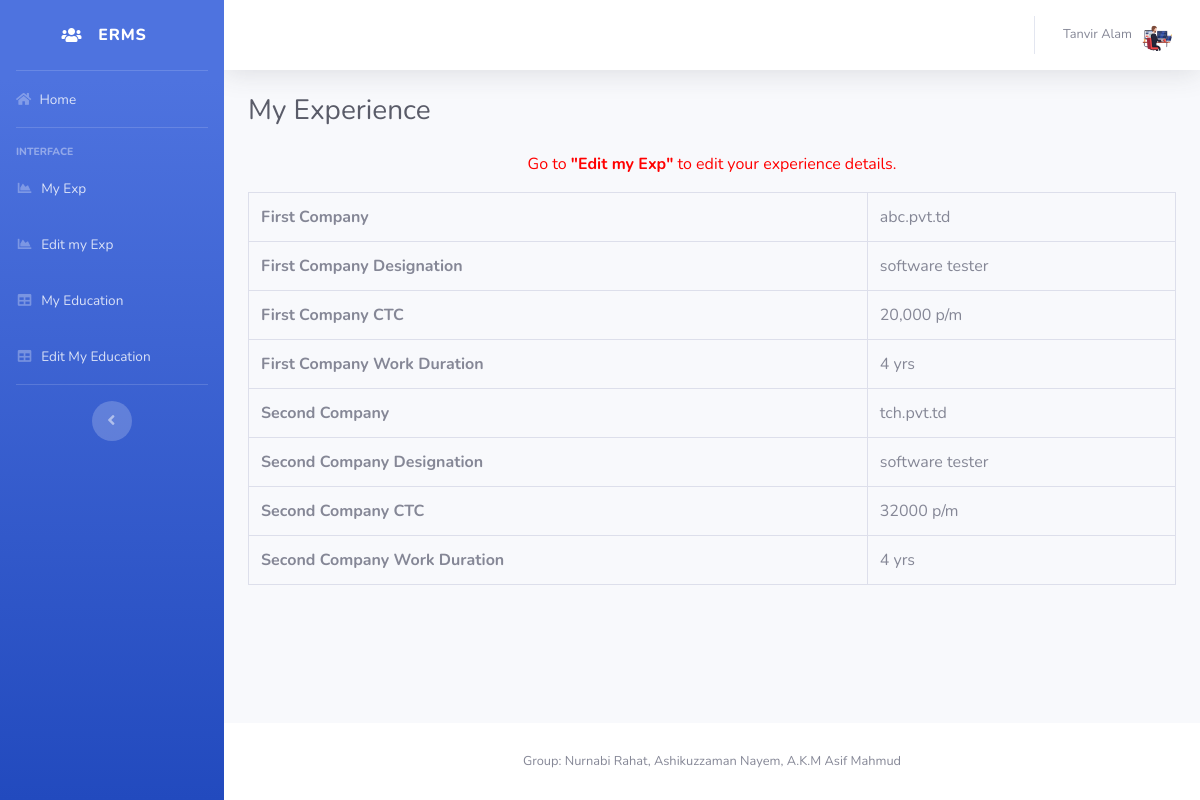
Page /myexp.php (signed in) on the committed database.
### tables this page shows
CREATE TABLE `employeedetail` (
  `ID` int(11) NOT NULL,
  `Name` varchar(50) NOT NULL,
  `EmpFname` varchar(50) DEFAULT NULL,
  `EmpLName` varchar(50) NOT NULL,
  `EdID` varchar(5) DEFAULT NULL,
  `Designation` varchar(120) DEFAULT NULL,
  `EmpContactNo` varchar(15) DEFAULT NULL,
  `EmpGender` enum('Male','Female') DEFAULT NULL,
  `BirthDate` date DEFAULT NULL,
  `EmpJoingdate` date DEFAULT NULL,
  `PostingDate` timestamp NOT NULL DEFAULT current_timestamp()
);

CREATE TABLE `empexpireince` (
  `ID` int(11) NOT NULL,
  `ExpID` varchar(5) DEFAULT NULL,
  `Employer1Name` varchar(75) DEFAULT NULL,
  `Employer1Designation` varchar(50) DEFAULT NULL,
  `Employer1CTC` varchar(50) DEFAULT NULL,
  `Employer1WorkDuration` varchar(11) DEFAULT NULL,
  `Employer2Name` varchar(75) DEFAULT NULL,
  `Employer2Designation` varchar(50) DEFAULT NULL,
  `Employer2CTC` varchar(50) DEFAULT NULL,
  `Employer2WorkDuration` varchar(11) DEFAULT NULL,
  `Employer3Name` varchar(75) DEFAULT NULL,
  `Employer3Designation` varchar(50) DEFAULT NULL,
  `Employer3CTC` varchar(50) DEFAULT NULL,
  `Employer3WorkDuration` varchar(11) DEFAULT NULL
);

### myexp.php (the view, shortened to what this page needs)
<?php
include('includes/dbconnection.php');
if (strlen($_SESSION['uid']==0)) {
  header('location:logout.php');
  } else{
  ?>
<!DOCTYPE html>
<html lang="en">
<head>
  <link href="vendor/fontawesome-free/css/all.min.css" rel="stylesheet" type="text/css">
  <link href="css/sb-admin-2.min.css" rel="stylesheet">
</head>
<body id="page-top">
  <div id="wrapper">
  <?php include_once('includes/sidebar.php')?>
    <div id="content-wrapper" class="d-flex flex-column">
      <div id="content">
          <?php include_once('includes/header.php')?>
        <div class="container-fluid">
          <h1 class="h3 mb-4 text-gray-800">My Experience</h1>
  <?php
$ExpID=$_SESSION['uid'];
$query=mysqli_query($con,"select * from empexpireince where ExpID=$ExpID");
$row=mysqli_fetch_array($query);
if($row>0)
{
?>
<p style="font-size:16px; color:red" align="center">Go to <b>"Edit my Exp"</b> to edit your experience details. </p>
<table class="table table-bordered" id="dataTable" width="100%" cellspacing="0">
<tr>
  <th>First Company</th>
  <td><?php echo $row['Employer1Name'];?></td>
</tr>
<tr>
  <th>First Company Designation</th>
  <td><?php echo $row['Employer1Designation'];?></td>
</tr>
<tr>
  <th>First Company CTC</th>
  <td><?php echo $row['Employer1CTC'];?></td>
</tr>
<tr>
  <th>First Company Work Duration</th>
  <td><?php echo $row['Employer1WorkDuration'];?></td>
</tr>
<tr>
  <th>Second Company</th>
  <td><?php echo $row['Employer2Name'];?></td>
</tr>
<tr>
  <th>Second Company Designation</th>
  <td><?php echo $row['Employer2Designation'];?></td>
</tr>
<tr>
  <th>Second Company CTC</th>
  <td><?php echo $row['Employer2CTC'];?></td>
</tr>
<tr>
  <th>Second Company Work Duration</th>
  <td><?php echo $row['Employer2WorkDuration'];?></td>
</tr>
</table>
<?php } ?>
        </div>
      </div>
   <?php include_once('includes/footer.php');?>
    </div>
  </div>
</body>
</html>
<?php }  ?>

### includes/header.php (shortened to what this page needs)
 <nav class="navbar navbar-expand navbar-light bg-white topbar mb-4 static-top shadow">
          <ul class="navbar-nav ml-auto">
            <li class="nav-item dropdown no-arrow">
              <a class="nav-link dropdown-toggle" href="#" id="userDropdown" role="button" data-toggle="dropdown" aria-haspopup="true" aria-expanded="false">
<?php
$empid=$_SESSION['uid'];
$ret=mysqli_query($con,"select EmpFname,EmpLname from employeedetail where EdID='$empid'");
$row=mysqli_fetch_array($ret);
$fname=$row['EmpFname'];
$lname=$row['EmpLname'];
?>
                <span class="mr-2 d-none d-lg-inline text-gray-600 small"><?php echo $fname." ".$lname; ?></span>
                <img class="img-profile rounded-circle" src="jpgs/emp2.png">
              </a>
            </li>
          </ul>
        </nav>

### rows in the picture
employeedetail: EmpFname "Tanvir", EmpLName "Alam"
empexpireince: Employer1Name "abc.pvt.td", Employer1Designation "software tester", Employer1CTC "20,000 p/m", Employer1WorkDuration "4 yrs", Employer2Name "tch.pvt.td", Employer2Designation "software tester", Employer2CTC "32000 p/m", Employer2WorkDuration "4 yrs"
